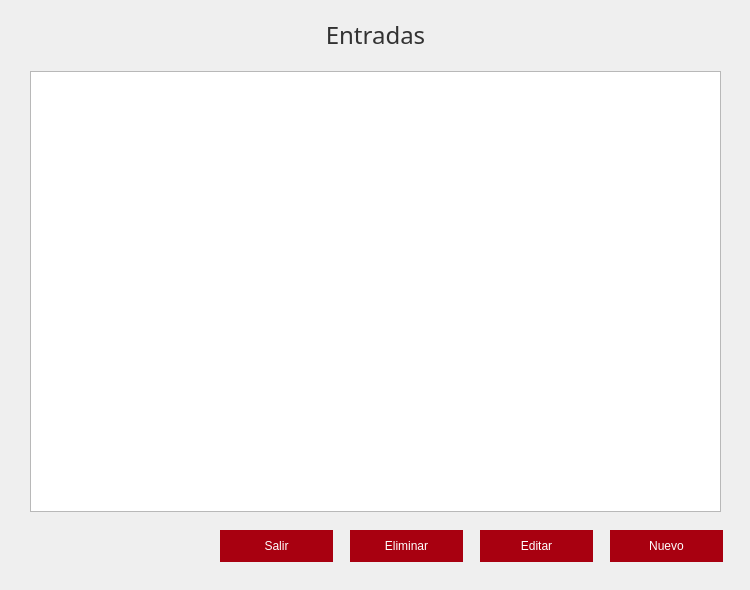
<?xml version="1.0" encoding="UTF-8"?>
<ui version="4.0">
 <class>Form</class>
 <widget class="QWidget" name="Form">
  <property name="geometry">
   <rect>
    <x>0</x>
    <y>0</y>
    <width>750</width>
    <height>590</height>
   </rect>
  </property>
  <property name="minimumSize">
   <size>
    <width>750</width>
    <height>590</height>
   </size>
  </property>
  <property name="maximumSize">
   <size>
    <width>750</width>
    <height>590</height>
   </size>
  </property>
  <property name="cursor">
   <cursorShape>PointingHandCursor</cursorShape>
  </property>
  <property name="windowTitle">
   <string>Entradas</string>
  </property>
  <property name="styleSheet">
   <string notr="true">.QWidget{
	color:rgb(50, 50, 50);
}
.QLabel{
	color: rgb(50,50,50)
}
.QComboBox{
	border-radius:none;
}
.QLineEdit{
	border-radius:none;
}
.QPushButton{
	color: rgb(255, 255, 255);
	background-color: rgb(168, 0, 16);
	border: none;
}
.QPushButton:hover{
	color: rgb(255, 255, 255);
	background-color: rgb(30,30,30);
}</string>
  </property>
  <widget class="QPushButton" name="bNuevo">
   <property name="geometry">
    <rect>
     <x>610</x>
     <y>530</y>
     <width>113</width>
     <height>32</height>
    </rect>
   </property>
   <property name="text">
    <string>Nuevo</string>
   </property>
   <property name="icon">
    <iconset resource="../imagenes/imagenes.qrc">
     <normaloff>:/Iconos/Nuevo.png</normaloff>:/Iconos/Nuevo.png</iconset>
   </property>
   <property name="iconSize">
    <size>
     <width>20</width>
     <height>16</height>
    </size>
   </property>
  </widget>
  <widget class="QTableView" name="table_entradas">
   <property name="geometry">
    <rect>
     <x>30</x>
     <y>71</y>
     <width>691</width>
     <height>441</height>
    </rect>
   </property>
  </widget>
  <widget class="QLabel" name="label_titulo">
   <property name="geometry">
    <rect>
     <x>0</x>
     <y>20</y>
     <width>751</width>
     <height>30</height>
    </rect>
   </property>
   <property name="font">
    <font>
     <family>Avenir</family>
     <pointsize>18</pointsize>
    </font>
   </property>
   <property name="text">
    <string>Entradas</string>
   </property>
   <property name="alignment">
    <set>Qt::AlignCenter</set>
   </property>
  </widget>
  <widget class="QPushButton" name="bSalir">
   <property name="geometry">
    <rect>
     <x>220</x>
     <y>530</y>
     <width>113</width>
     <height>32</height>
    </rect>
   </property>
   <property name="text">
    <string>Salir</string>
   </property>
   <property name="icon">
    <iconset resource="../imagenes/imagenes.qrc">
     <normaloff>:/Iconos/Salir.png</normaloff>:/Iconos/Salir.png</iconset>
   </property>
   <property name="iconSize">
    <size>
     <width>20</width>
     <height>16</height>
    </size>
   </property>
  </widget>
  <widget class="QPushButton" name="bEditar">
   <property name="geometry">
    <rect>
     <x>480</x>
     <y>530</y>
     <width>113</width>
     <height>32</height>
    </rect>
   </property>
   <property name="text">
    <string>Editar</string>
   </property>
   <property name="icon">
    <iconset resource="../imagenes/imagenes.qrc">
     <normaloff>:/Iconos/Editar.png</normaloff>:/Iconos/Editar.png</iconset>
   </property>
   <property name="iconSize">
    <size>
     <width>20</width>
     <height>16</height>
    </size>
   </property>
  </widget>
  <widget class="QPushButton" name="bEliminar">
   <property name="geometry">
    <rect>
     <x>350</x>
     <y>530</y>
     <width>113</width>
     <height>32</height>
    </rect>
   </property>
   <property name="text">
    <string>Eliminar</string>
   </property>
   <property name="icon">
    <iconset resource="../imagenes/imagenes.qrc">
     <normaloff>:/Iconos/Eliminar.png</normaloff>:/Iconos/Eliminar.png</iconset>
   </property>
   <property name="iconSize">
    <size>
     <width>20</width>
     <height>16</height>
    </size>
   </property>
  </widget>
 </widget>
 <resources>
  <include location="../imagenes/imagenes.qrc"/>
 </resources>
 <connections/>
</ui>
